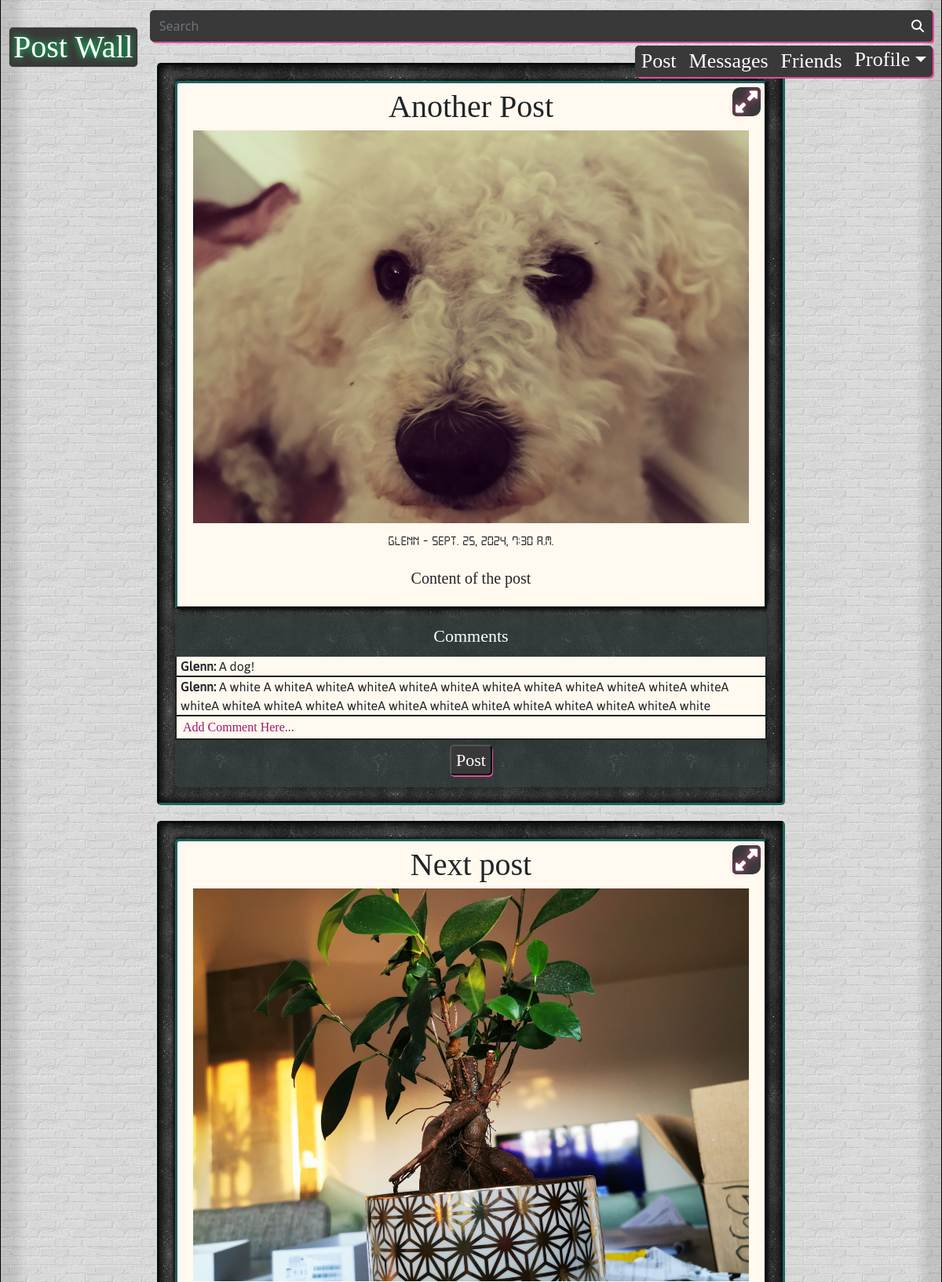
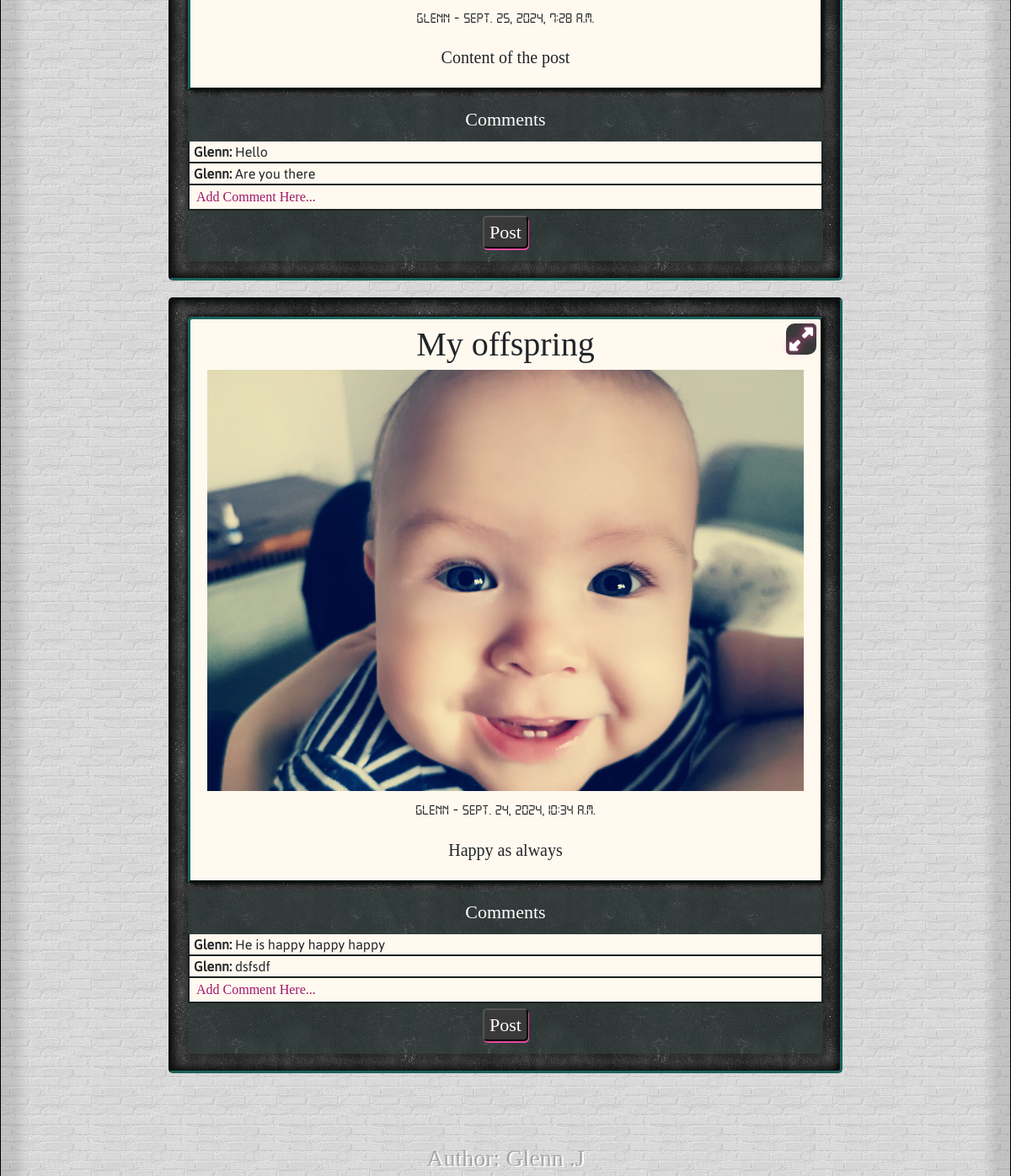
The page / on the database its author committed (2 pictures, top to bottom).
### blog/models.py (models this page shows, shortened)
class Post(models.Model):
    user            = models.ForeignKey(Profile, on_delete=models.CASCADE, related_name='posts')
    title           = models.CharField(max_length=50)
    img             = models.ImageField(upload_to='img/posts', blank=True, null=True)
    content         = models.TextField()
    created_at      = models.DateTimeField(default=timezone.now)
    updated_at      = models.DateTimeField(auto_now=True)
    is_published    = models.BooleanField(default=True)
    def short_content(self):
        return self.content[:100]

class Comment(models.Model):
    post = models.ForeignKey(Post, on_delete=models.CASCADE, related_name='comments', null=True)
    user = models.ForeignKey(Profile, on_delete=models.CASCADE, related_name='comments')
    text = models.TextField()

### accounts/models.py (models this page shows, shortened)
class Profile(AbstractBaseUser):
      username          = models.CharField(max_length=50, unique=True)
      first_name        = models.CharField(max_length=50)
      last_name         = models.CharField(max_length=50)
      email             = models.EmailField(max_length=100, unique=True)
      profile_picture   = models.ImageField(blank=True, upload_to='profile/')
      date_joined       = models.DateTimeField(auto_now_add=True)
      last_login        = models.DateTimeField(auto_now_add=True)
      is_admin          = models.BooleanField(default=False)
      is_staff          = models.BooleanField(default=True)
      is_active         = models.BooleanField(default=True)
      is_inactive       = models.BooleanField(default=False)
      is_published      = models.BooleanField(default=True)
      USERNAME_FIELD    = 'email'
      REQUIRED_FIELDS   = ['username', 'first_name', 'last_name']
      objects = ProfileManager()

### blog/views.py (the view)
# urls.py: path('', views.postwall, name='postwall'),
def postwall(request):
    posts_with_comments = []
    posts = Post.objects.filter(is_published=True).order_by('-created_at')
    for post in posts:
        comments = post.comments.all()
        posts_with_comments.append({'post': post, 'comments': comments})
    context = {
        'posts_with_comments': posts_with_comments,
        'user': request.user,
    }
    return render(request, "postwall.html", context)

### accounts/context_processors.py (called while the page is built)
def profile_context(request):
    profile_picture_url = None
    if request.user.is_authenticated:
        try:
            profile_picture_url = request.user.profile_picture.url if request.user.profile_picture else None
        except Profile.DoesNotExist:
            pass
    return {'profile_picture_url': profile_picture_url}

### templates/postwall.html (shortened to what this page needs)
{% extends 'base.html' %}
{% load static %}
{% block content %}
<div class="brickwall">
    {% if posts_with_comments %}
        {% for item in posts_with_comments %}
            <div class="concrete">
                <div class="polaroid">
                    <div class="postwall-link-container">
                        <a href="{% url 'post_detail' post_id=item.post.id %}" class="postwall-link">
                        </a>
                    </div>
                    <div class="postwall-title">{{ item.post.title }}</div>
                    <div class="postwall-image-container">
                    {% if item.post.img %}
                        <img class="postwall-image" src="{{ item.post.img.url }}" alt="{{ item.post.title }}">
                    {% endif %}
                    </div>
                    <p class="postwall-meta">{{ item.post.user.username }} - {{ item.post.created_at }}</p>
                    <p class="postwall-content">{{ item.post.short_content }}</p>
                </div>
                <div class="postwall-comments-container">
                    <div class="postwall-comments-header">Comments</div>
                    <ul class="postwall-comments-ul">
                        {% for comment in item.comments %}
                            <li class="postwall-comments-li"><strong>{{ comment.user.username }}:</strong> {{ comment.text }}</li>
                        {% endfor %}
                    </ul>
                    <form method="post" action="{% url 'add_comment' item.post.id %}">
                        <div class="postwall-form-container">
                            <textarea id="id_textarea" name="comment_text" rows="1" placeholder="Add Comment Here..."></textarea>
                            <div class="postwall-form-button-container">
                                <button type="submit" class="green-button">Post</button>
                            </div>
                        </div>
                    </form>
                </div>
            </div>
        {% endfor %}
    {% endif %}
    </div>
{% endblock %}

### templates/base.html (shortened to what this page needs)
{% load static %}
<!DOCTYPE html>
<html lang="en">
<head>
    <link
        href="https://cdn.jsdelivr.net/npm/bootstrap@5.0.2/dist/css/bootstrap.min.css" rel="stylesheet"/>
    <link href="{% static 'css/base.css' %}" rel="stylesheet" type="text/css"/>
</head>
<body>
    {% include 'navbar.html' %}
    {% include 'alerts.html' %}
    {% block content %}{% endblock %}
    {% include 'footer.html' %}
</body>
</html>

### templates/navbar.html (shortened to what this page needs)
{% load static %} {% block extra_css %}
<link href="{% static 'css/navbar.css' %}" rel="stylesheet" type="text/css" />
{% endblock %}
<header>
	<nav class="navbar navbar-expand-lg">
		<div class="container-fluid">
			<ul class="navbar-nav">
				<li class="nav-item">
					<a
						class="navbar-brand {% if request.path == '/postwall/' %} active {% endif %}"
						href="{% url 'postwall' %}"
						>Post Wall</a
					>
				</li>
			</ul>
			<div class="collapse navbar-collapse" id="navbarSupportedContent">
				<div class="input-group ms-auto">
					<input
						class="form-control search-input"
						type="search"
						placeholder="Search"
						aria-label="Search" />
					<button class="btn search-btn" type="button" id="btn-search">
						<i class="fas fa-search"></i>
					</button>
				</div>
				<ul class="navbar-nav ms-auto">
					<li class="nav-item">
						<a
							class="nav-link {% if request.path == '/post/' %}active{% endif %}"
							href="{% url 'post' %}"
							>Post</a
						>
					</li>
					<li class="nav-item">
						<a
							class="nav-link {% if request.path == '/messages/' %}active{% endif %}"
							href="#"
							>Messages</a
						>
					</li>
					<li class="nav-item">
						<a
							class="nav-link {% if request.path == '/friends/' %}active{% endif %}"
							href="#"
							>Friends</a
						>
					</li>
					<li class="nav-item dropdown">
						<a
							class="nav-link dropdown-toggle {% if request.path == '/profile/' %}active{% endif %}"
							href="{% url 'login' %}"
							id="profileDropdown"
							role="button"
							data-bs-toggle="dropdown"
							aria-expanded="false">
							{% if user.is_authenticated and profile_picture_url %}
							<span class="d-lg-none">
								<img
									src="{{ profile_picture_url }}"
									alt="profile pic"
									class="profile-image-toggler" />
							</span>
							<span class="d-none d-lg-inline">
								<img
									src="{{ profile_picture_url }}"
									alt="profile pic"
									class="profile-image" />
							</span>
							{% else %}
							<span class="d-none d-lg-inline">Profile</span>
							{% endif %}
						</a>
					</li>
				</ul>
			</div>
		</div>
	</nav>
</header>

### templates/alerts.html (shortened to what this page needs)
<div class="alert-c">
</div>

### templates/footer.html
{% load static %}
{% block content %}
    <footer class="developer">Author: Glenn .J</footer>
{% endblock %}

### static/css/navbar.css (style rules this page uses)
.navbar { box-sizing: border-box; max-width: 1200px; width: 100%; position: fixed; z-index: 1000; align-items: center; display: flex; justify-content: space-between; }
.navbar-nav { flex-direction: row; display: flex; align-items: center; }
.navbar-brand { padding: 0 5px; display: flex; border-radius: 5px; align-items: center; outline: none; position: relative; z-index: 1000; font-family: "Cocogoose-Narrow-Letterpress-trial", "Sans-Serif"; color: #fff; background-color: #3a3939; text-shadow: -3px -1px 0px #e44c9f; box-shadow: 2px 2px 0px 0px #e44c9f; transition: box-shadow 0.2s ease, transform 0.2s ease; }
.navbar-brand:hover, .navbar-brand:focus, .navbar-brand.active { color: #fff; background-color: #3a3939; text-shadow: 0px 0px 10px #01f16d; box-shadow: 0px 0px 1px #0c0c0c; transform: translateY(2px); }
.search-input { display: flex; position: relative; z-index: 1; border-top-left-radius: 5px; border-bottom-left-radius: 5px; background-color: #3a3939; box-shadow: 2px 2px 0px 0px#E44C9F; transition: box-shadow 0.2s ease, transform 0.2s ease; }
.search-btn { padding: 0 10px; align-items: center; line-height: 60px; height: 60px; display: flex; position: relative; z-index: 1; color: #fff; background-color: #3a3939; box-shadow: 2px 2px 0px 0px #e44c9f; transition: box-shadow 0.2s ease, transform 0.2s ease; }
.nav-link { font-family: "Cocogoose-Condensed-letterpress-trial", "Sans-Serif"; border-radius: 0; outline: none; position: relative; z-index: 1000; color: #fff; background-color: #3a3939; box-shadow: 2px 2px 0px 0px #e44c9f; transition: box-shadow 0.2s ease, transform 0.2s ease; padding: 0 15px; white-space: nowrap; display: inline-flex; align-items: center; }
.input-group { justify-content: center; display: flex; align-items: center; }
.nav-item:first-child .nav-link { border-top-left-radius: 5px; border-bottom-left-radius: 5px; }
.nav-item:last-child .nav-link { border-top-right-radius: 5px; border-bottom-right-radius: 5px; display: flex; align-items: center; overflow: hidden; box-sizing: border-box; }
@media (min-width: 769px) and (max-width: 1200px) { .navbar { height: auto; } }
@media (min-width: 769px) and (max-width: 1200px) { .navbar-collapse { flex-direction: column; width: 100%; } }
@media (min-width: 769px) and (max-width: 1200px) { .navbar-nav { display: flex; flex-direction: row; } }
@media (min-width: 769px) and (max-width: 1200px) { .navbar-brand { font-size: 40px; height: 50px; line-height: 50px; } }
@media (min-width: 769px) and (max-width: 1200px) { .search-input, .search-btn { height: 40px; line-height: 40px; max-width: auto; margin-top: 5px; margin-bottom: 5px; font-size: 16px; } }
@media (min-width: 769px) and (max-width: 1200px) { .nav-link { display: block; width: 100%; text-align: center; padding-bottom: 5px; box-sizing: border-box; font-size: 26px; height: 40px; line-height: 40px; } }
@media (min-width: 769px) and (max-width: 1200px) { .nav-item { flex: 1; display: flex; height: 50px; line-height: 50px; } }
@media (min-width: 769px) and (max-width: 1200px) { .nav-item:last-child .nav-link { display: flex; align-items: center; justify-content: center; } }
@media (min-width: 769px) and (max-width: 1200px) { .d-none { display: none; } }

### rows shown on the page
Post: post "Another Post", post.img (picture), post.user.username "Glenn", post.created_at "Sept. 25, 2024, 7:30 a.m.", post.short_content "Content of the post"
Comment: user.username "Glenn", text "A dog!"
Comment: user.username "Glenn", text "A white A whiteA whiteA whiteA whiteA whiteA whiteA whiteA whiteA whiteA whiteA whiteA whiteA whiteA whiteA whiteA whiteA whiteA whiteA whiteA whiteA whiteA whiteA whiteA white"
Post: post "Next post", post.img (picture), post.user.username "Glenn", post.created_at "Sept. 25, 2024, 7:28 a.m.", post.short_content "Content of the post"
Comment: user.username "Glenn", text "Hello"
Comment: user.username "Glenn", text "Are you there"
Post: post "My offspring", post.img (picture), post.user.username "Glenn", post.created_at "Sept. 24, 2024, 10:34 a.m.", post.short_content "Happy as always"
Comment: user.username "Glenn", text "He is happy happy happy"
Comment: user.username "Glenn", text "dsfsdf"
